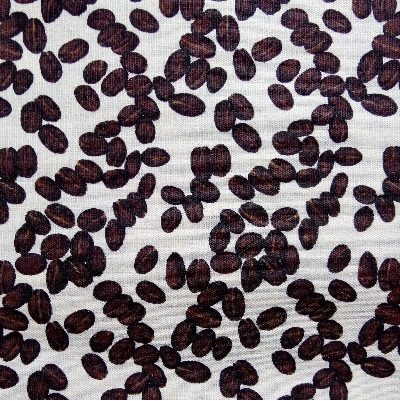
#> input picture cv_c_python_e_opencv/segmentacao_de_objetos/Imagens/cafe.jpg, 400 x 401 px, found by its file name
$ python binarizacao_otsu.py
#> lines starting #> are read from the running program, lines starting #| are printed output that depends on the picture; after the words box and inside, x2 and y2 are one past the last pixel; in counts of white or black regions, pixels touching at a corner belong together
import cv2

img = cv2.imread('segmentacao_de_objetos/Imagens/cafe.jpg', 0)
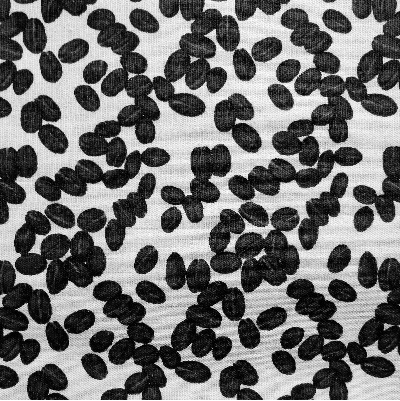
#> img: shape (401, 400); min 0, max 255, mean 112

metodo = cv2.THRESH_BINARY_INV + cv2.THRESH_OTSU
ret, imgBin = cv2.threshold(img, 0, 255, metodo)
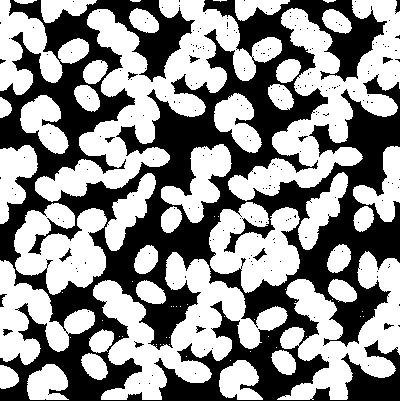
#> imgBin: shape (401, 400); 55.5% white; 225 black regions (211 under 20 px), largest, box (x1, y1, x2, y2) and area: (0, 0, 400, 401) 70561, (253, 248, 267, 261) 61, (59, 248, 72, 262) 56
#> ret = 121

print('O melhor limiar é: ', ret)
#| O melhor limiar é:  121.0

cv2.imshow('Original', img)
cv2.imshow('Otsu', imgBin)

cv2.waitKey(0)
cv2.destroyAllWindows()

$ run again, with cv_c_python_e_opencv/segmentacao_de_objetos/Imagens/predio.jpg copied over cv_c_python_e_opencv/segmentacao_de_objetos/Imagens/cafe.jpg
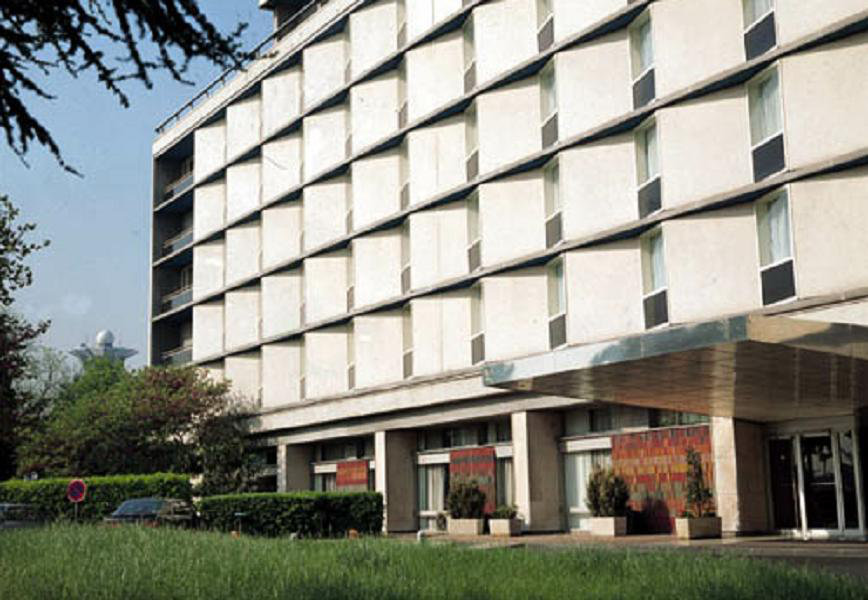
#> input picture cv_c_python_e_opencv/segmentacao_de_objetos/Imagens/predio.jpg, 868 x 600 px, found by its file name
#> `img = cv2.imread('segmentacao_de_objetos/Imagens/cafe.jpg', 0)`:
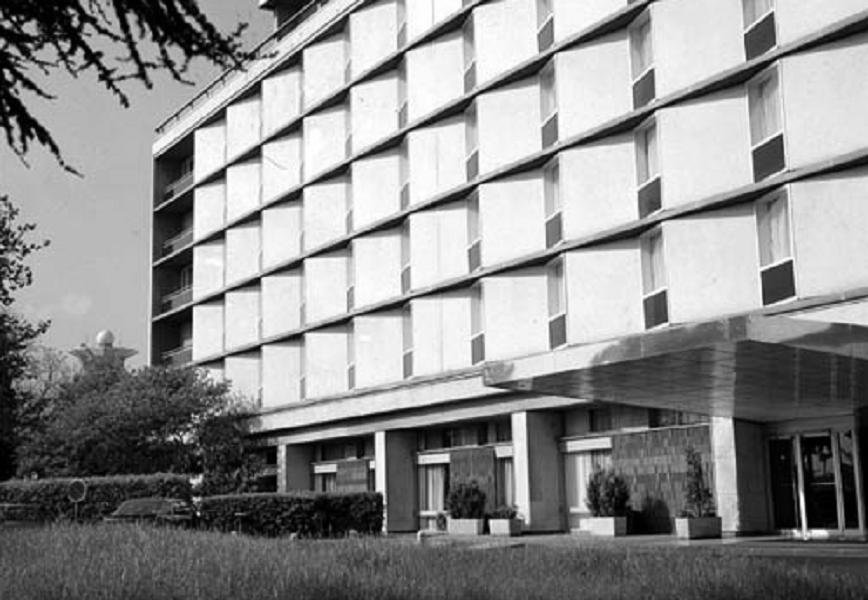
#> img: shape (600, 868); min 0, max 255, mean 142.3
#> `ret, imgBin = cv2.threshold(img, 0, 255, metodo)`:
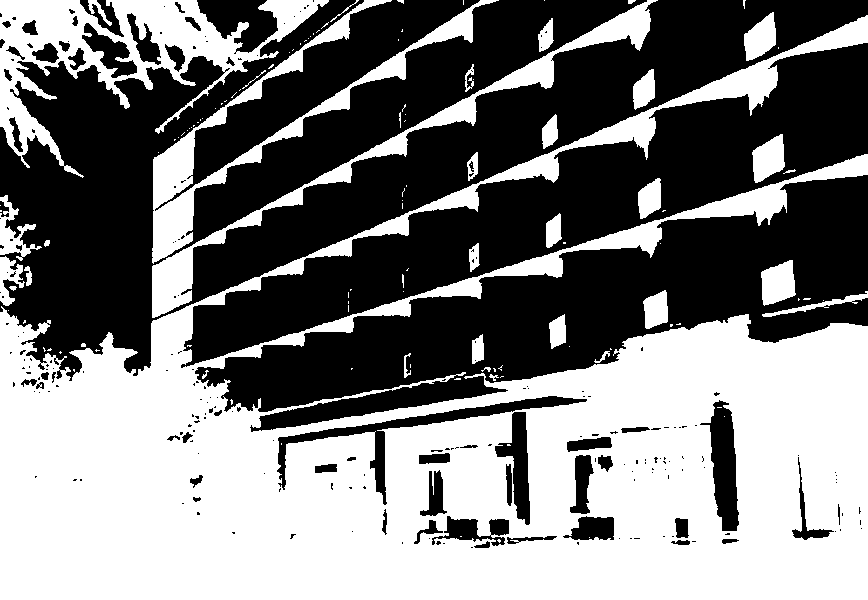
#> imgBin: shape (600, 868); 48.6% white; 119 white regions (83 under 20 px), largest, box (x1, y1, x2, y2) and area: (0, 15, 868, 600) 207095, (0, 0, 329, 178) 16620, (152, 0, 499, 264) 10025
#> ret = 140
#| O melhor limiar é:  140.0
